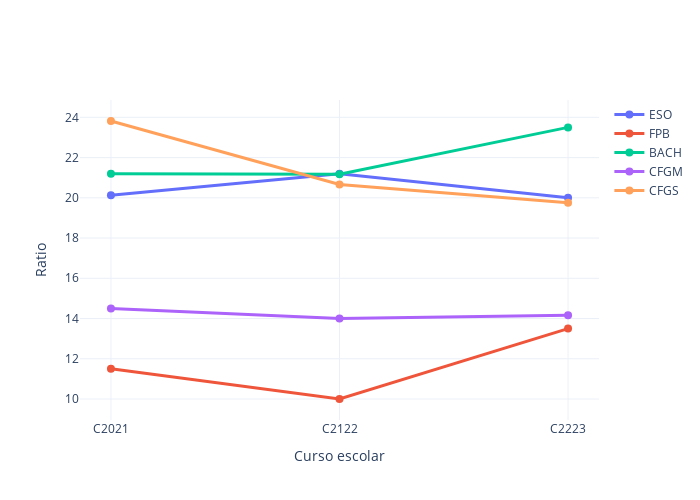

Source (notebook cell):
### Markdown cell above
## Evolución de la ratio de alumnado por etapas (media)

### Code cell
myplotly.num_students_evolution(df_ce, stages, years, ratio=True)

### Figure 1 — Plotly figure (JSON) as saved in the notebook; plotly's stock layout.template omitted (floating-point values rounded to 4 significant figures)
{"data": [{"hoverinfo": "name+text", "line": {"width": 3}, "marker": {"size": 8}, "name": "ESO", "text": ["20.12", "21.2", "20.0"], "type": "scatter", "x": ["C2021", "C2122", "C2223"], "y": [20.12, 21.2, 20]}, {"hoverinfo": "name+text", "line": {"width": 3}, "marker": {"size": 8}, "name": "FPB", "text": ["11.5", "10.0", "13.5"], "type": "scatter", "x": ["C2021", "C2122", "C2223"], "y": [11.5, 10, 13.5]}, {"hoverinfo": "name+text", "line": {"width": 3}, "marker": {"size": 8}, "name": "BACH", "text": ["21.2", "21.17", "23.5"], "type": "scatter", "x": ["C2021", "C2122", "C2223"], "y": [21.2, 21.17, 23.5]}, {"hoverinfo": "name+text", "line": {"width": 3}, "marker": {"size": 8}, "name": "CFGM", "text": ["14.5", "14.0", "14.17"], "type": "scatter", "x": ["C2021", "C2122", "C2223"], "y": [14.5, 14, 14.17]}, {"hoverinfo": "name+text", "line": {"width": 3}, "marker": {"size": 8}, "name": "CFGS", "text": ["23.82", "20.67", "19.75"], "type": "scatter", "x": ["C2021", "C2122", "C2223"], "y": [23.82, 20.67, 19.75]}], "layout": {"height": 500, "width": 700, "xaxis": {"title": {"text": "Curso escolar"}}, "yaxis": {"title": {"text": "Ratio"}}}}
